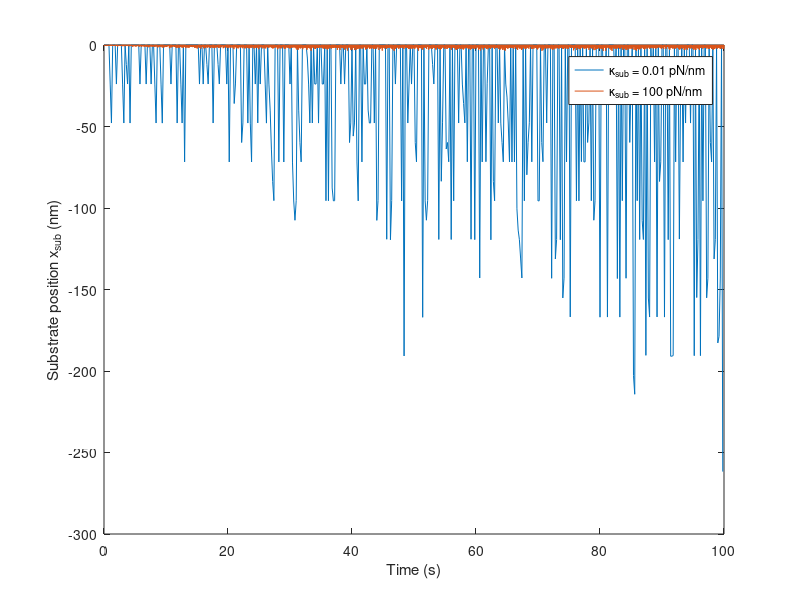
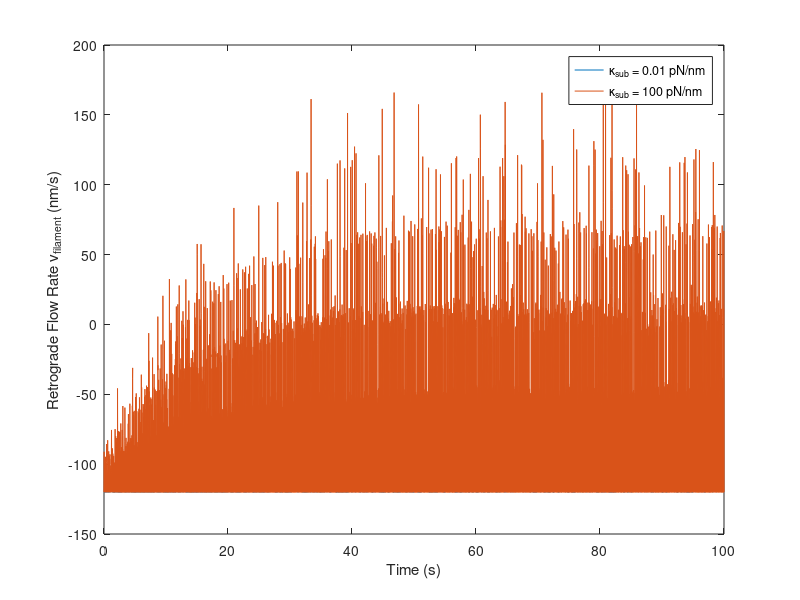

Reproduce these figures in MATLAB, in order.
%% Compliant Substrate

% Parameters (obtained from Table S1)
F_m = -150;      
v_u = -120;     
n_c = 75;        
k_on = 1;        
k_off0 = 0.1;    
F_b = -2;        
k_clutch = 5;   
k_sub = 0.01;      

% Time initialization
dt = 0.20;               
tf = 100;
N = tf/dt;                 
t = 0:dt:dt*(N-1);

% Clutch initialization
x_clutch = zeros(1,n_c);      
F_clutch = zeros(1,n_c);      
clutchstatus = zeros(1,n_c); 
k_off = zeros(1,n_c);         

% Substrate initialization
x_sub = zeros(1,N);          
x_dot = 0;                   

% Actin initialization
v = zeros(1,N);            

% Number of attachments initialization
n_e = sum(clutchstatus);     
n_d = n_c - n_e;               

figure(1), clf
figure(2), clf

% Running Monte Carlo Simulation
for i = 1:N
    % Compute koff for all clutches
    for j = 1:n_c
        F_clutch(j) = k_clutch*(x_clutch(j)-x_sub(i));
        k_off(j) = k_off0*exp(F_clutch(j)/F_b);
    end
    
    % Compute Rtot
    Rtot = n_d*k_on + sum(k_off.*clutchstatus);
    
    % Determine attachments and deattachments
    for j = 1:n_c
       % Clutch is attached 
       if clutchstatus(j) == 1          
           lim = k_off(j)/Rtot;
           check = rand(1);
           % Clutch deattaches
           if check < lim                
               clutchstatus(j) = 0;
               xclutch(j) = 0;
           end
       % Clutch is deattached    
       elseif clutchstatus(j) == 0       
           lim = k_on/Rtot;
           check = rand(1);
           % Clutch attaches
           if check < lim               
               clutchstatus(j) = 1;
           end
       end
    end
    
    % Determine clutch counts
    n_e = sum(clutchstatus);             
    n_d = n_c - n_e;                       
    
    % Change substrate position
    xold = x_sub(i);
    x_sub(i) = (k_clutch*sum(x_clutch.*clutchstatus))/(k_sub + k_clutch*n_e);
    
    % Update xdot
    x_dot = (x_sub(i)-xold)/dt;
    
    % Compute actin velocity
    v(i) = v_u*(1-(k_sub*x_sub(i))/F_m);
    
    % Update attached clutch position
    for j = 1:n_c
        % Clutch is attached
        if clutchstatus(j) == 1         
            x_clutch(j) = x_clutch(j) + v(i)*dt;
        end
    end
end

% Plotting
figure(1)
plot(t,x_sub)
xlabel('Time (s)')
ylabel('Substrate position x_{sub} (nm)')
hold on

figure(2)
plot(t,v)
xlabel('Time (s)')
ylabel('Retrograde Flow Rate \nu_{filament} (nm/s)')
hold on

%% Stiff substrate 
k_sub = 100;

% Time initialization
dt = 0.01;               
tf = 100;
N = tf/dt;                 
t = 0:dt:dt*(N-1);

x_clutch = zeros(1,n_c);      
F_clutch = zeros(1,n_c);      
clutchstatus = zeros(1,n_c);
k_off = zeros(1,n_c);         % Strain dependent detachment rate

x_sub = zeros(1,N);          % Location of substrate
x_dot = 0;                   % Strain rate of substrate

v = zeros(1,N);            % Actin speed

n_e = sum(clutchstatus);     % Number of attached clutches
n_d = n_c - n_e;               % Number of detached clutches

% Running Monte Carlo Simulation
for i = 1:N
    % Compute koff for all clutches
    for j = 1:n_c
        F_clutch(j) = k_clutch*(x_clutch(j)-x_sub(i));
        k_off(j) = k_off0*exp(F_clutch(j)/F_b);
    end
    
    % Calculate Rtot
    Rtot = n_d*k_on + sum(k_off.*clutchstatus);
    
    % Determine attachments and deattachments
    for j = 1:n_c
       % Clutch is attached 
       if clutchstatus(j) == 1          
           lim = k_off(j)/Rtot;
           check = rand(1);
           % Clutch deattaches
           if check < lim                
               clutchstatus(j) = 0;
               xclutch(j) = 0;
           end
       % Clutch is deattached    
       elseif clutchstatus(j) == 0       
           lim = k_on/Rtot;
           check = rand(1);
           % Clutch attaches
           if check < lim               
               clutchstatus(j) = 1;
           end
       end
    end
    
    % Determine clutch counts
    n_e = sum(clutchstatus);             
    n_d = n_c - n_e;                       
    
    % Change substrate position
    xold = x_sub(i);
    x_sub(i) = (k_clutch*sum(x_clutch.*clutchstatus))/(k_sub + k_clutch*n_e);
    
    % Update xdot
    x_dot = (x_sub(i)-xold)/dt;
    
    % Compute actin velocity
    v(i) = v_u*(1-(k_sub*x_sub(i))/F_m);
    
    % Update attached clutch position
    for j = 1:n_c
        % Clutch is attached
        if clutchstatus(j) == 1         
            x_clutch(j) = x_clutch(j) + v(i)*dt;
        end
    end
end

figure(1)
plot(t,x_sub)
legend ('\kappa_{sub} = 0.01 pN/nm','\kappa_{sub} = 100 pN/nm')

figure(2)
plot(t,v)
legend ('\kappa_{sub} = 0.01 pN/nm','\kappa_{sub} = 100 pN/nm')
